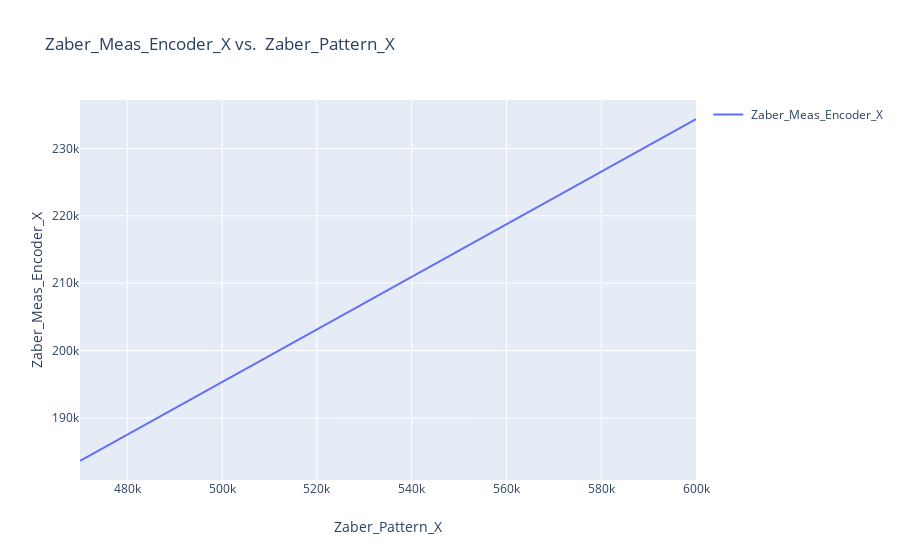

Source (notebook cell):
### Code cell
fig = scatter2d(df[" Zaber_Pattern_X"], df[" Zaber_Meas_Encoder_X"], inline=True)

### Figure 1 — Plotly figure (JSON) as saved in the notebook; plotly's stock layout.template omitted (floating-point values rounded to 4 significant figures; data arrays with more than 128 entries replaced by an {"elided": "..."} marker saying what was removed)
{"data": [{"line": {"width": 2}, "marker": {"size": 2}, "mode": "lines", "name": " Zaber_Meas_Encoder_X", "type": "scatter", "x": {"elided": "26040 int values"}, "y": {"elided": "26040 float values"}}], "layout": {"showlegend": true, "title": {"text": " Zaber_Meas_Encoder_X vs.  Zaber_Pattern_X"}, "xaxis": {"title": {"text": " Zaber_Pattern_X"}}, "yaxis": {"title": {"text": " Zaber_Meas_Encoder_X"}}}}
